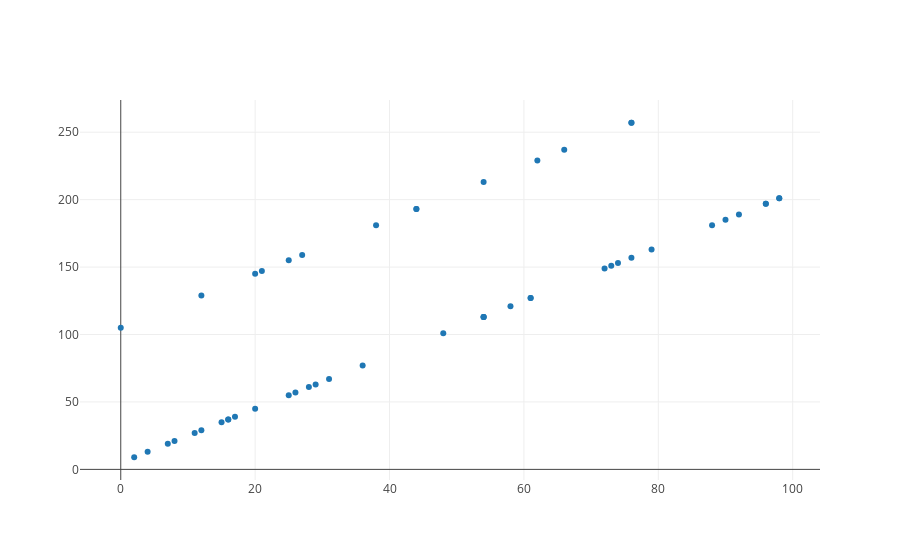

The notebook cell saved with this chart:
### Code cell
from graph import trace_values, plot
data_trace = trace_values(temps.reshape(50),predictions)
plot([data_trace])

### Figure 1 — Plotly figure (JSON) as saved in the notebook; plotly's stock layout.template omitted (floating-point values rounded to 4 significant figures)
{"data": [{"mode": "markers", "name": "data", "text": [], "type": "scatter", "uid": "e0400636-ab9c-49e0-87fd-85a6876b5c76", "x": [96, 61, 4, 29, 38, 54, 27, 79, 0, 7, 12, 54, 90, 36, 21, 16, 62, 16, 98, 25, 54, 44, 26, 28, 72, 98, 20, 25, 76, 15, 48, 76, 96, 2, 61, 44, 74, 73, 88, 11, 12, 66, 76, 58, 17, 8, 54, 20, 31, 92], "y": [197, 127, 13, 63, 181, 213, 159, 163, 105, 19, 129, 113, 185, 77, 147, 37, 229, 37, 201, 55, 113, 193, 57, 61, 149, 201, 145, 155, 257, 35, 101, 257, 197, 9, 127, 193, 153, 151, 181, 27, 29, 237, 157, 121, 39, 21, 113, 45, 67, 189]}], "layout": {"autosize": true, "xaxis": {"autorange": true, "range": [-6.091, 104.1], "type": "linear"}, "yaxis": {"autorange": true, "range": [-9.166, 275.2], "type": "linear"}}}
